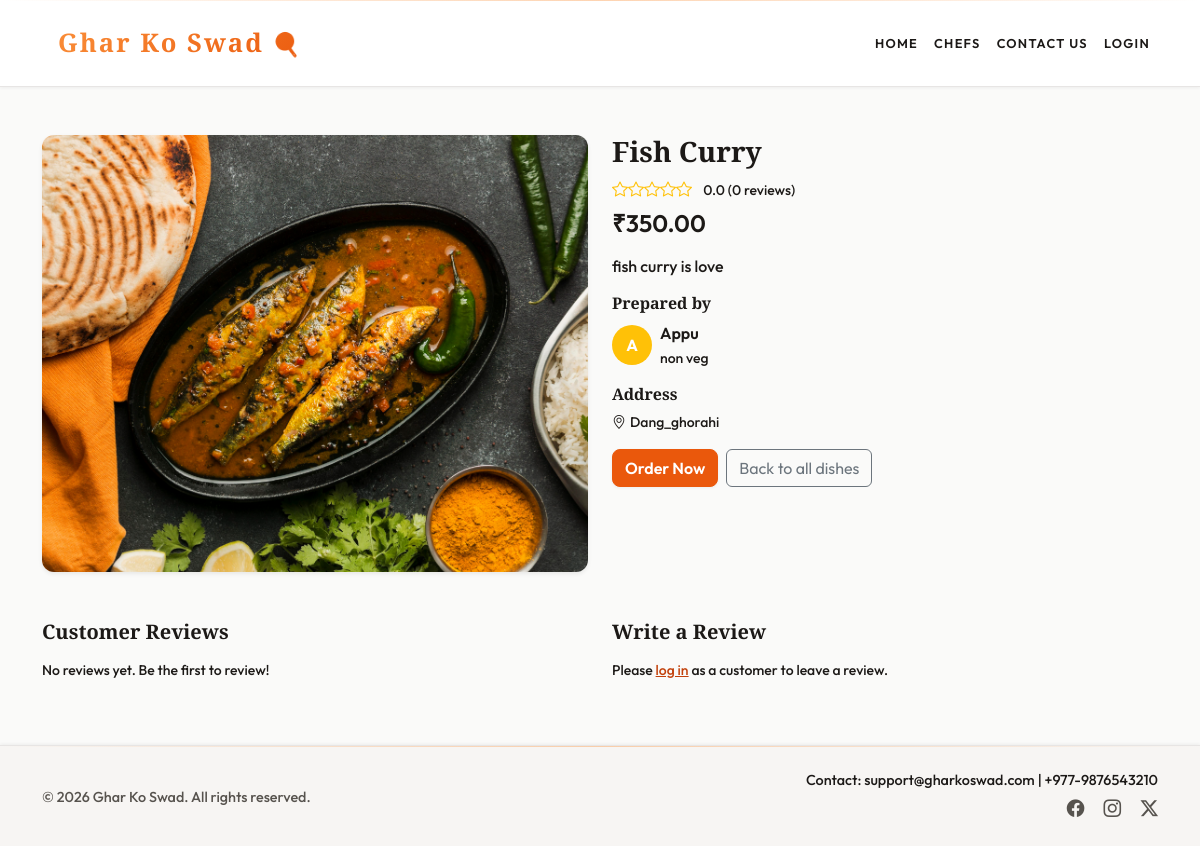
The page /food/7/ on the database its author committed.
### core/models.py (models this page shows, shortened)
class FoodItem(models.Model):
    CATEGORY_CHOICES = [
        ('rice', 'Rice'),
        ('veg', 'Veg'),
        ('non_veg', 'Non-veg'),
        ('sweets_mithai', 'Sweets (Mithai)'),
        ('breads', 'Breads'),
        ('sweets_desserts', 'Sweets & Desserts'),
        ('pickles_sides', 'Pickles & Side Dishes'),
        ('curries', 'Curries'),
        ('soups', 'Soups'),
        ('snacks', 'Snacks'),
        ('nepali', 'Nepali'),
        ('indian', 'Indian'),
        ('other', 'Other (add your own)'),
    ]
    AVAILABILITY_CHOICES = [
        ('daily', 'Daily'),
        ('weekdays', 'Weekdays Only'),
        ('weekends', 'Weekends Only'),
        ('custom', 'Custom'),
    ]
    chef = models.ForeignKey(settings.AUTH_USER_MODEL, on_delete=models.CASCADE, related_name='food_items')
    name = models.CharField(max_length=200)
    category = models.CharField(max_length=30, choices=CATEGORY_CHOICES, default='other')
    category_custom = models.CharField(max_length=100, blank=True, help_text='When category is Other, your own category name')
    price = models.DecimalField(max_digits=10, decimal_places=2)
    description = models.TextField(blank=True)
    image = models.ImageField(upload_to='food/%Y/%m/', blank=True, null=True)
    image_url = models.URLField(blank=True, max_length=500)
    servings_available = models.PositiveIntegerField(default=10)
    availability = models.CharField(max_length=20, choices=AVAILABILITY_CHOICES, default='daily')
    is_vegetarian = models.BooleanField(default=True)
    is_spicy = models.BooleanField(default=False)
    created_at = models.DateTimeField(auto_now_add=True)
    class Meta:
        ordering = ['-created_at']

class CustomUser(AbstractUser):
    USER_TYPE_CHOICES = (
        ('customer', 'Customer'),
        ('chef', 'Chef'),
    )
    username = None
    email = models.EmailField(unique=True)
    phone = models.CharField(max_length=15, blank=True)
    address = models.TextField(blank=True)
    user_type = models.CharField(max_length=10, choices=USER_TYPE_CHOICES, default='customer')
    speciality = models.CharField(max_length=200, blank=True, null=True)
    USERNAME_FIELD = 'email'
    REQUIRED_FIELDS = []
    objects = CustomUserManager()

### core/views.py (the view, shortened to what this page needs)
# urls.py: path('food/<int:item_id>/', views.food_details, name='food_details'),
def food_details(request, item_id):
    food_item = get_object_or_404(FoodItem.objects.select_related('chef'), id=item_id)
    reviews = food_item.reviews.select_related('customer').all()[:50]
    from django.db.models import Avg
    avg_rating = food_item.reviews.aggregate(Avg('rating'))['rating__avg'] or 0
    review_count = food_item.reviews.count()
    return render(request, 'core/food_details.html', {
        'food_item': food_item,
        'reviews': reviews,
        'avg_rating': round(float(avg_rating), 1),
        'review_count': review_count,
        'is_available': (food_item.servings_available or 0) > 0,
    })

### core/context_processors.py (called while the page is built)
def user_profile(request):
    class ProfileRole:
        def __init__(self, role):
            self.role = role
    role = getattr(request.user, 'user_type', None) if request.user.is_authenticated else None
    return {'user_profile': ProfileRole(role) if role else None}

### templates/core/food_details.html (shortened to what this page needs)
{% extends 'base.html' %}
{% load static %}
{% block content %}
<section class="py-5">
    <div class="container">
        <div class="row g-4">
            <div class="col-lg-6">
                <div class="card border-0 shadow-sm">
                    <img src="{% if food_item.image %}{{ food_item.image.url }}{% elif food_item.image_url %}{{ food_item.image_url }}{% else %}https://images.pexels.com/photos/2233729/pexels-photo-2233729.jpeg?auto=compress&cs=tinysrgb&w=1200{% endif %}" class="card-img-top" alt="{{ food_item.name }}">
                </div>
            </div>
            <div class="col-lg-6">
                <h1 class="h3 fw-bold mb-2">{{ food_item.name }}</h1>
                <div class="mb-2">
                    <span class="text-warning">{% for i in "12345" %}<i class="bi bi-star{% if avg_rating >= forloop.counter %}-fill{% endif %}"></i>{% endfor %}</span>
                    <small class="text-muted ms-2">{{ avg_rating }} ({{ review_count }} review{{ review_count|pluralize }})</small>
                </div>
                <p class="h4 text-success fw-semibold mb-3">₹{{ food_item.price }}</p>
                <p class="text-muted">{% if food_item.description %}{{ food_item.description }}{% else %}Homemade with care by our chef.{% endif %}</p>
                <div class="mb-3">
                    <h2 class="h6 fw-bold mb-2">Prepared by</h2>
                    <div class="d-flex align-items-center">
                        <div class="rounded-circle bg-warning d-flex align-items-center justify-content-center me-2" style="width: 40px; height: 40px;">
                            <span class="fw-bold text-white">{% firstof food_item.chef.get_full_name|slice:":1" food_item.chef.email|slice:":1" "C" %}</span>
                        </div>
                        <div>
                            <div class="fw-semibold">{{ food_item.chef.get_full_name|default:food_item.chef.email }}</div>
                            <small class="text-muted">{% if food_item.chef.speciality %}{{ food_item.chef.speciality }}{% else %}Home chef{% endif %}</small>
                        </div>
                    </div>
                </div>
                {% if food_item.chef.address %}
                <div class="mb-3">
                    <h2 class="h6 fw-bold mb-2">Address</h2>
                    <p class="text-muted small mb-0"><i class="bi bi-geo-alt me-1"></i>{{ food_item.chef.address }}</p>
                </div>
                {% endif %}
                <div class="d-flex flex-wrap gap-2">
                    {% if is_available %}
                    <a href="{% url 'core:order' %}?item={{ food_item.id }}" class="btn btn-primary">Order Now</a>
                    {% endif %}
                    <a href="{% url 'core:index' %}#recommended" class="btn btn-outline-secondary">Back to all dishes</a>
                </div>
            </div>
        </div>
    </div>
</section>
<section class="pb-5">
    <div class="container">
        <div class="row g-4">
            <div class="col-lg-6">
                <h2 class="h5 fw-bold mb-3">Customer Reviews</h2>
                {% for r in reviews %}
                <div class="list-group-item border-0 border-bottom mb-2">
                    <div class="d-flex justify-content-between">
                        <strong>{{ r.customer.get_full_name|default:r.customer.email }}</strong>
                        <span class="text-warning">{% for i in "12345" %}<i class="bi bi-star{% if r.rating >= forloop.counter %}-fill{% endif %}"></i>{% endfor %}</span>
                    </div>
                    <p class="mb-1">{{ r.text }}</p>
                    {% if r.chef_reply %}
                    <div class="bg-light rounded p-2 mt-2 small">
                        <strong class="text-primary">Chef reply:</strong> {{ r.chef_reply }}
                    </div>
                    {% endif %}
                    <small class="text-muted">{{ r.created_at|date:"M d, Y H:i" }}</small>
                </div>
                {% empty %}
                <p class="text-muted small">No reviews yet. Be the first to review!</p>
                {% endfor %}
            </div>
            <div class="col-lg-6">
                <h2 class="h5 fw-bold mb-3">Write a Review</h2>
                {% if user.is_authenticated and user_profile.role == 'customer' %}
                <form method="post" action="{% url 'core:food_details' food_item.id %}" class="card border-0 shadow-sm">
                    {% csrf_token %}
                    <div class="card-body">
                        <div class="mb-3">
                            <label class="form-label small">Your rating (1–5)</label>
                            <select name="rating" class="form-select" required>
                                <option value="">Select</option>
                                <option value="1">1 ★</option>
                                <option value="2">2 ★★</option>
                                <option value="3">3 ★★★</option>
                                <option value="4">4 ★★★★</option>
                                <option value="5">5 ★★★★★</option>
                            </select>
                        </div>
                        <div class="mb-3">
                            <label class="form-label small">Your review</label>
                            <textarea name="review_text" class="form-control" rows="3" placeholder="Share your experience" required></textarea>
                        </div>
                        <button type="submit" class="btn btn-primary btn-sm">Submit Review</button>
                    </div>
                </form>
                {% else %}
                <p class="text-muted small">Please <a href="{% url 'core:login' %}">log in</a> as a customer to leave a review.</p>
                {% endif %}
            </div>
        </div>
    </div>
</section>
{% endblock %}

### premium.css (style rules this page uses)
:root { --ink: #292524; --ink-light: #44403C; --gold: #EA580C; --gold-light: #FB923C; --gold-dark: #C2410C; --cream: #FAFAF9; --cream-warm: #F5F3F0; --surface: #FFFFFF; --nav-bg: #FFFFFF; --footer-bg: #F7F5F3; --text: #1C1917; --text-muted: #57534E; --border: #E7E5E4; --success: #0D9488; --danger: #DC2626; --shadow: rgba(41, 37, 36, 0.06); --shadow-hover: rgba(41, 37, 36, 0.1); --radius: 12px; --radius-sm: 8px; }
body { background: var(--cream); color: var(--text) !important; font-weight: 500; font-family: 'Outfit', sans-serif; }
body:not(.hero-section), body p, body .lead, body small, .card-body, .card-body p, .card-body small, .card-body span, section:not(.hero-section) p, section:not(.hero-section) .lead, section:not(.hero-section) small, section:not(.hero-section) h1, section:not(.hero-section) h2, section:not(.hero-section) h3, section:not(.hero-section) h4, section:not(.hero-section) h5, section:not(.hero-section) h6 { color: var(--text) !important; }
body h1:not(.hero-title), body h2, body h3, body h4, body h5, body h6, .card-title, .card h1, .card h2, .card h3, .card h4, .card h5, .card h6, .section-title, .home-contact h2, .home-contact h3 { color: var(--text) !important; }
.text-muted { color: var(--text-muted) !important; }
small.text-muted, .text-muted { color: var(--text-muted) !important; }
.navbar-brand, .hero-title, .section-title, h1, h2, .card h1, .home-contact h2, .home-contact h3 { font-family: 'Cormorant Garamond', serif; }
.card { border-radius: var(--radius); transition: transform 0.3s cubic-bezier(0.4, 0, 0.2, 1), box-shadow 0.3s ease; overflow: hidden; position: relative; border: 1px solid var(--border); background: var(--surface); box-shadow: 0 1px 2px var(--shadow); }
.card::before { content: ""; position: absolute; top: 0; left: -100%; width: 100%; height: 100%; background: linear-gradient(90deg, transparent, rgba(234, 88, 12, 0.06), transparent); transition: left 0.5s ease; z-index: 1; pointer-events: none; }
.btn-primary { background: var(--gold); border: 1px solid var(--gold); color: #FFFFFF; box-shadow: 0 1px 3px var(--shadow); border-radius: var(--radius-sm); font-weight: 600; transition: all 0.25s ease; }
a:not(.nav-link):not(.btn) { color: var(--gold-dark); transition: all 0.3s ease; }

### rows shown on the page
FoodItem: image (picture), name "Fish Curry", price "350.00", description "fish curry is love", chef.last_name "A", chef.get_full_name "Appu", chef.speciality "non veg", chef.address "Dang_ghorahi"

### other values the page prints
{{ avg_rating }} "0.0"
{{ review_count }} "0"
